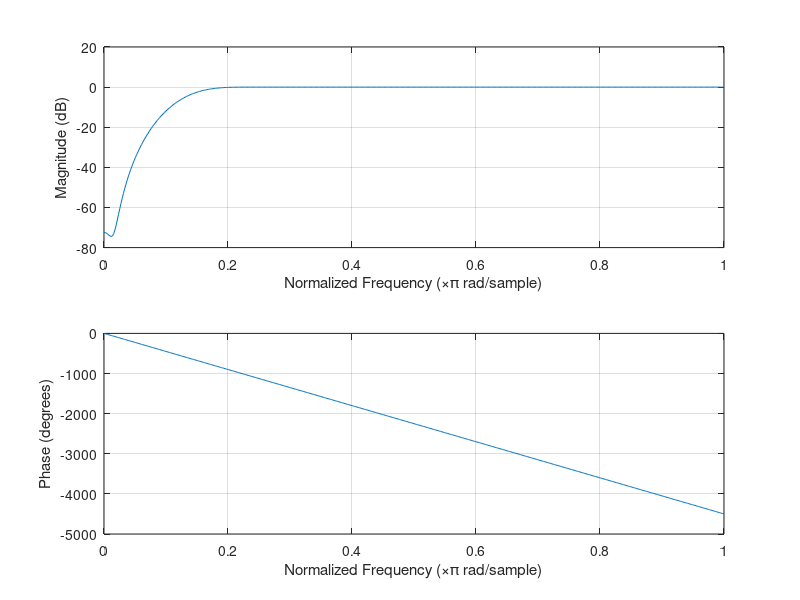
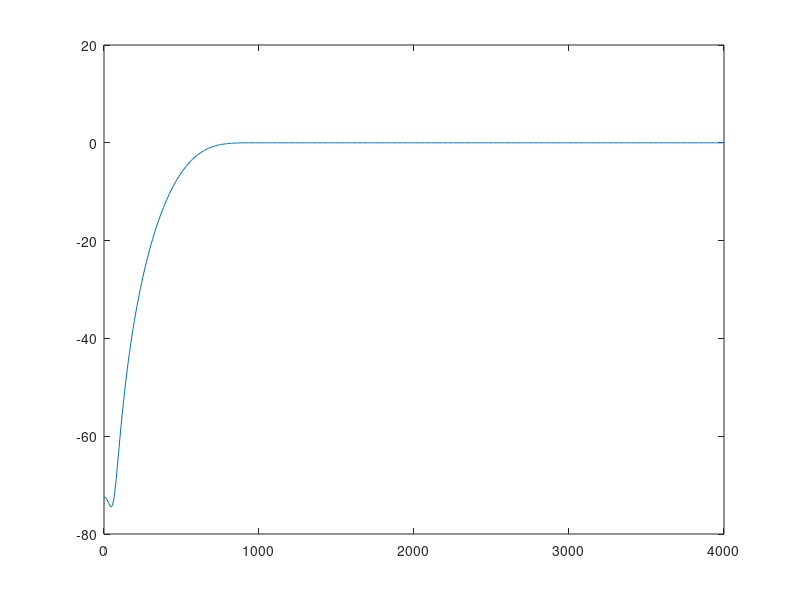

Recreate these plots in MATLAB, in order.
clear all;clc;close all;
fs = 8000; % in Hz
cutoff1 = 500; % in Hz
order = 50; % should be even number %%order = 50, and blackman window for good highpass operation
t = -order/2:order/2;  % This will be a 13-tap filter
win = blackman(length(t))';%rectwin(length(t))';% % hamming(length(t))';bartlett(length(t))';
r1 = 2*cutoff1/fs;
B = (sinc(t) - sinc(r1*t).*r1).*win; figure;plot(B);
freqz(B);
h = freqz(B);
figure;plot(linspace(0,fs/2,length(h)),20.*log10(abs(h)));
% T = 0:1/fs:0.0025; 
% ip = square(2*pi*2000*T);figure;plot(T,ip);
% op = filter(B,1,ip);
